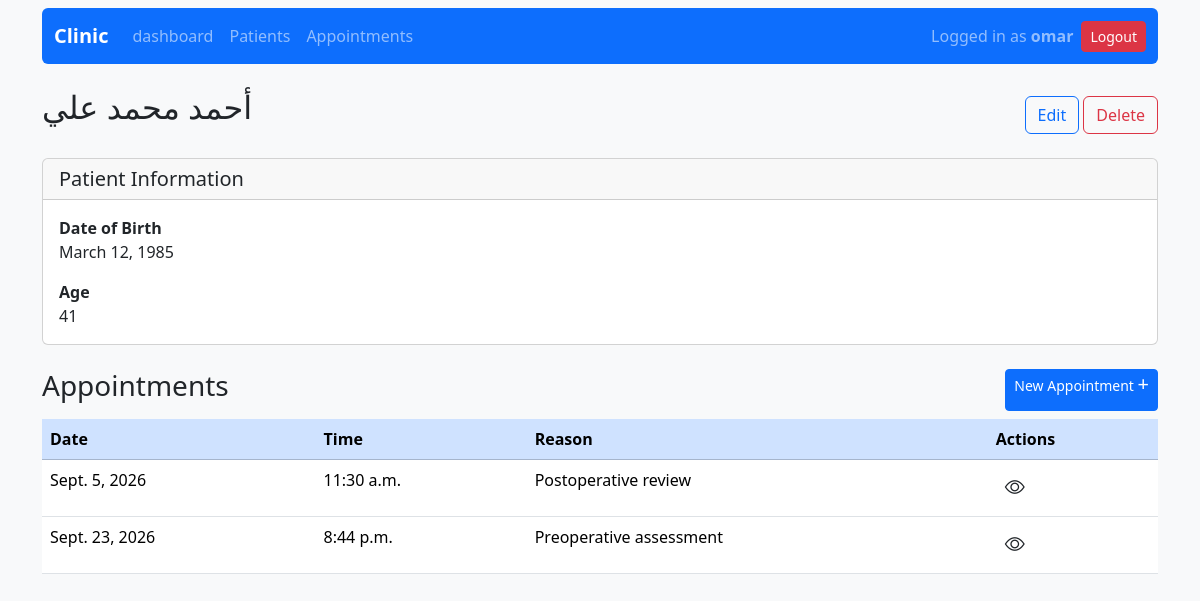
Page /patients/12/ (signed in) on the committed database.
### patients/models.py (models this page shows, shortened)
class Patient(models.Model):
    name = models.CharField(max_length=100)
    phone = models.CharField(max_length=15)
    date_of_birth = models.DateField()
    @property
    def age(self):
        today = date.today()
        return today.year - self.date_of_birth.year - (
            (today.month, today.day) < (self.date_of_birth.month, self.date_of_birth.day)
        )

### appointments/models.py (models this page shows, shortened)
class Appointment(models.Model):
    class Status(models.TextChoices):
        SCHEDULED = 'scheduled', 'Scheduled'
        COMPLETED = 'completed', 'Completed'
        CANCELED = 'canceled', 'Canceled'
    patient = models.ForeignKey(Patient, on_delete=models.CASCADE, related_name='appointments')
    date = models.DateField()
    time = models.TimeField()
    reason = models.CharField(max_length=255)
    notes = models.TextField(blank=True)
    status = models.CharField(max_length=20, choices=Status.choices, default=Status.SCHEDULED)

### patients/views.py (the view)
# urls.py: path('<int:patient_id>/', views.patient_details, name='patient_details'),
@login_required
def patient_details(request, patient_id):
    patient = get_object_or_404(Patient, id=patient_id)
    return render(request, 'patient_details.html', {'patient': patient})

### patients/templates/patient_details.html
{% extends 'base.html' %}
{% block content %}
<div class="d-flex justify-content-between align-items-center  mb-3">
    <h2 class="mb-3">{{ patient.name }}</h2>
    <div>
        <a href="{% url 'edit_patient' patient.id %}"
            class="btn btn-outline-primary">
            Edit
        </a>
        <a href="{% url 'delete_patient' patient.id %}"
            class="btn btn-outline-danger">
            Delete
        </a>
    </div>
</div>
<div class="card mb-4">
    <div class="card-header">
        <h5 class="mb-0">Patient Information</h5>
    </div>
    <div class="card-body">
        <div class="mb-3">
            <strong>Date of Birth</strong>
            <div>{{ patient.date_of_birth }}</div>
        </div>
        <div class="">
            <strong>Age</strong>
            <div>{{ patient.age }}</div>
        </div>
    </div>
</div>
<div class="d-flex justify-content-between mb-2">
    <h3>Appointments</h3>
    <a class="btn btn-primary btn-sm" href="{% url 'new_appointment' %}?patient_id={{ patient.id }}">New Appointment <span class="fs-5 lh-1">+</span></a>
</div>
<table class="table">
    <thead>
        <tr class="table-primary">
            <th>Date</th>
            <th>Time</th>
            <th>Reason</th>
            <th>Actions</th>
        </tr>
    </thead>
    <tbody>
        {% for appointment in patient.appointments.all %}
            <tr>
                <td>{{ appointment.date }}</td>
                <td>{{ appointment.time }}</td>
                <td>{{ appointment.reason }}</td>
                <td><a href="{% url 'appointment_details' appointment.id %}" class="btn btn-sm"><i class="bi bi-eye fs-5"></i></a></td>
            </tr>
        {% empty %}
            <tr>
                <td colspan="4" class="text-center">No appointments found.</td>
            </tr>
        {% endfor %}
    </tbody>
</table>
{% endblock %}

### templates/base.html (shortened to what this page needs)
<!DOCTYPE html>
<html>
<head>
    <link href="https://cdn.jsdelivr.net/npm/bootstrap@5.3.8/dist/css/bootstrap.min.css" rel="stylesheet">
    <link rel="stylesheet" href="https://cdn.jsdelivr.net/npm/bootstrap-icons@1.13.1/font/bootstrap-icons.min.css">
</head>
<body class="bg-light">
    <div class="container pt-2">
        <nav class="navbar navbar-expand-lg navbar-dark bg-primary rounded">
            <div class="container-fluid">
            <a class="navbar-brand fw-bold" href="{% url 'dashboard' %}">Clinic</a>
            <div class="collapse navbar-collapse" id="navbar">
                <ul class="navbar-nav me-auto mb-2 mb-lg-0">
                    <li class="nav-item">
                        <a class="nav-link {% if request.resolver_match.url_name == 'dashboard' %}active{% endif %}" aria-current="page" href="{% url 'dashboard' %}">dashboard</a>
                    </li>
                    <li class="nav-item">
                        <a class="nav-link {% if request.resolver_match.url_name == 'patient_list' %}active{% endif %}" href="{% url 'patient_list' %}">Patients</a>
                    </li>
                    <li class="nav-item">
                        <a class="nav-link {% if request.resolver_match.url_name == 'appointment_list' %}active{% endif %}" href="{% url 'appointment_list' %}">Appointments</a>
                    </li>
                </ul>
            </div>
            <div class="ms-auto">
            {% if user.is_authenticated %}
                <form method="post" action="{% url 'logout' %}" class="d-inline">
                    <div class="d-flex align-items-center">
                        <span class="navbar-text me-2">
                            Logged in as <strong>{{ user.username }}</strong>
                        </span>
                        <button type="submit" class="btn btn-danger btn-sm">
                            Logout
                        </button>
                    </div>
                </form>
            {% endif %}
            </div>
        </div>
    </nav>
    <main class="mt-4">
        {% block content %}
        {% endblock %}
    </main>
</div>
</body>
</html>

### rows in the picture
Patient: name "أحمد محمد علي", date_of_birth "March 12, 1985", age "41"
Appointment: date "Sept. 5, 2026", time "11:30 a.m.", reason "Postoperative review"
Appointment: date "Sept. 23, 2026", time "8:44 p.m.", reason "Preoperative assessment"

### other values in the picture
{{ user.username }} "omar"
